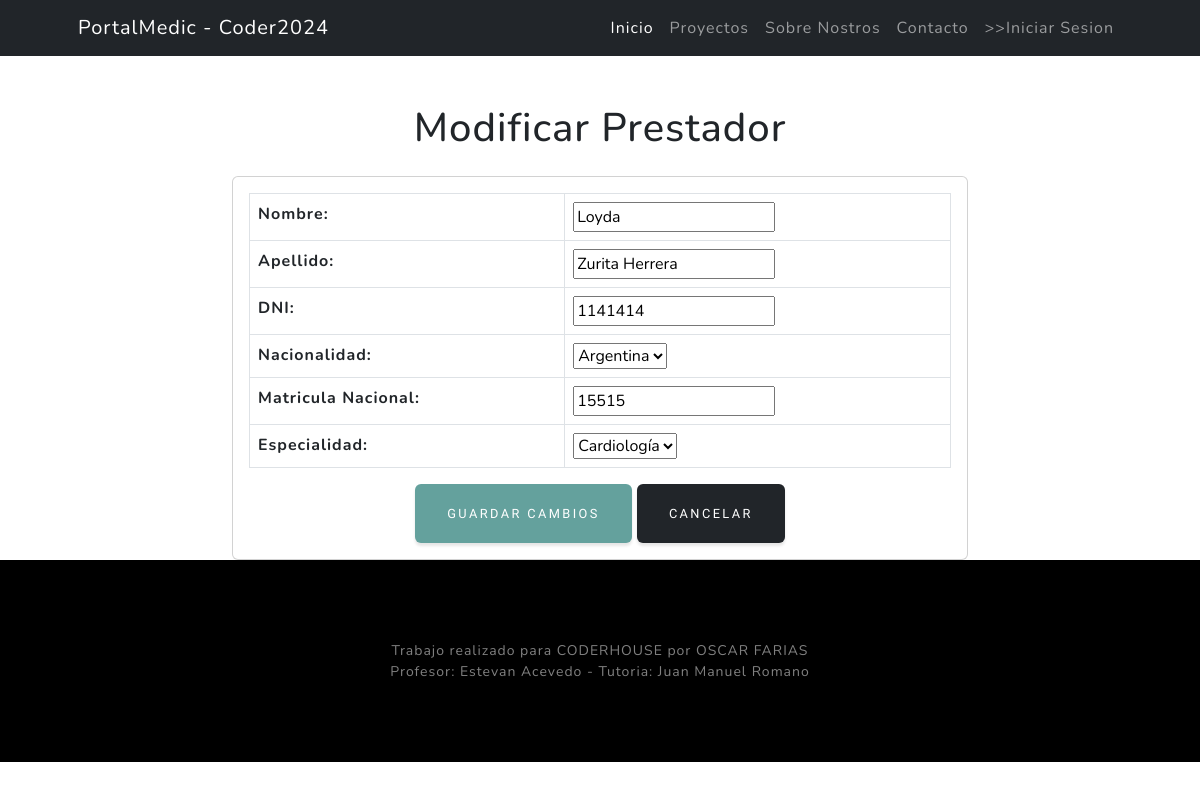
Screenshot of /medicos/medicos/medicos_update/1/ with the database file from the repository.
### medicos/models.py (models this page shows, shortened)
class Medicos(models.Model):
    nombre = models.CharField(max_length=100, null=False, blank=True)
    apellido = models.CharField(max_length=100, null=False, blank=True)
    DNI = models.PositiveIntegerField(unique=True,null=True)
    nacionalidad= models.ForeignKey(Nacionalidad, on_delete=models.SET_NULL, null=True)
    matricula = models.PositiveIntegerField(unique=True, null=False, blank=False,verbose_name="Matricula Nacional")
    especialidad = models.ForeignKey(Especialidad, on_delete=models.SET_NULL, null=True)
    class Meta:
        verbose_name = "Medicos"
        verbose_name_plural = "Medicos"

class Nacionalidad(models.Model):
    nacionalidad = models.CharField(max_length=100, unique=True)
    def __str__(self) -> str:
        return self.nacionalidad
    class Meta:
        verbose_name = "Nacionalidad"
        verbose_name_plural = "Nacionalidad"

class Especialidad(models.Model):
    especialidad = models.CharField(max_length=50, unique=True)
    def __str__(self) -> str:
        return self.especialidad
    class Meta:
        verbose_name = "Especialidad"
        verbose_name_plural = "Especialidades"

### medicos/views.py (the view)
# urls.py: path("medicos/medicos_update/<int:pk>/", medicos_update, name="medicos_update"),
def medicos_update(request,pk):
    consulta = Medicos.objects.get(id=pk)
    if request.method == "POST":
        form = MedicosForm(request.POST, instance=consulta)
        if form.is_valid():
            form.save()
            return redirect("medicos:medicos_list")
    else:  # GET
        form = MedicosForm(instance=consulta)
    return render(request, "medicos/medicos_form.html", {"form": form})

### medicos/forms.py
class MedicosForm(forms.ModelForm):
    class Meta:
        model = models.Medicos
        fields = ["nombre", "apellido","DNI","nacionalidad","matricula","especialidad"]

### medicos/templates/medicos/medicos_form.html (shortened to what this page needs)
{% extends 'core/base.html' %}
{% load static %}
{% block content %}
<div class="container mt-5">
    {% if form.instance.pk %}
        <h1 class="text-center">Modificar Prestador</h1>
    {% else %}
        <h1 class="text-center">Editar Prestador</h1>
    {% endif %}
    <div class="row justify-content-center mt-4">
        <div class="col-md-8">
            <div class="card">
                <div class="card-body">
                    <form method="POST">
                        <table class="table table-bordered">
                            {{ form.as_table }}
                        </table>
                        <div class="text-center">
                            <button type="submit" class="btn btn-primary">Guardar Cambios</button>
                            <a href="{% url 'medicos:medicos_list' %}" type="button" class="btn btn-dark ">Cancelar</button></a>
                        </div>
                    </form>
                </div>
            </div>
        </div>
    </div>
</div>
{% endblock content %}

### rows the page displays
Medicos: nombre "Loyda", apellido "Zurita Herrera", DNI "1141414", matricula "15515"
Nacionalidad: nacionalidad "Argentina"
Especialidad: especialidad "Cardiología"
